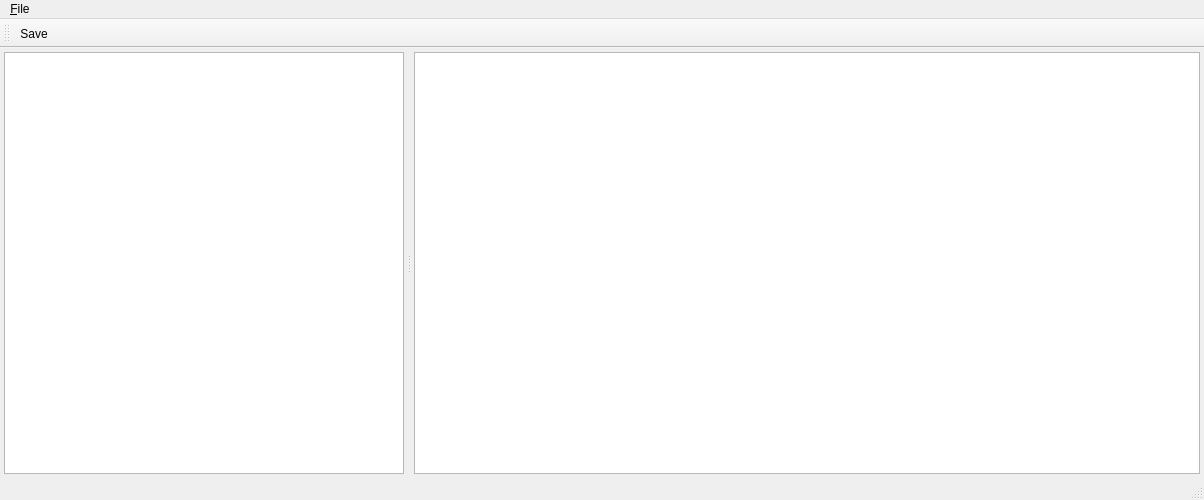
<?xml version="1.0" encoding="UTF-8"?>
<ui version="4.0">
 <class>MainWindow</class>
 <widget class="QMainWindow" name="MainWindow">
  <property name="geometry">
   <rect>
    <x>0</x>
    <y>0</y>
    <width>1204</width>
    <height>500</height>
   </rect>
  </property>
  <property name="windowTitle">
   <string>KEtcHosts</string>
  </property>
  <widget class="QWidget" name="centralWidget">
   <layout class="QVBoxLayout" name="verticalLayout">
    <property name="spacing">
     <number>4</number>
    </property>
    <property name="leftMargin">
     <number>4</number>
    </property>
    <property name="topMargin">
     <number>4</number>
    </property>
    <property name="rightMargin">
     <number>4</number>
    </property>
    <property name="bottomMargin">
     <number>4</number>
    </property>
    <item>
     <widget class="QSplitter" name="splitter">
      <property name="orientation">
       <enum>Qt::Horizontal</enum>
      </property>
      <property name="handleWidth">
       <number>10</number>
      </property>
      <property name="childrenCollapsible">
       <bool>false</bool>
      </property>
      <widget class="QListView" name="hostGroupsListView">
       <property name="sizePolicy">
        <sizepolicy hsizetype="Expanding" vsizetype="Expanding">
         <horstretch>0</horstretch>
         <verstretch>0</verstretch>
        </sizepolicy>
       </property>
       <property name="minimumSize">
        <size>
         <width>100</width>
         <height>0</height>
        </size>
       </property>
       <property name="maximumSize">
        <size>
         <width>400</width>
         <height>16777215</height>
        </size>
       </property>
       <property name="dragEnabled">
        <bool>true</bool>
       </property>
       <property name="defaultDropAction">
        <enum>Qt::MoveAction</enum>
       </property>
       <property name="alternatingRowColors">
        <bool>true</bool>
       </property>
       <property name="gridSize">
        <size>
         <width>0</width>
         <height>24</height>
        </size>
       </property>
      </widget>
      <widget class="QTextEdit" name="textEdit"/>
     </widget>
    </item>
   </layout>
  </widget>
  <widget class="QMenuBar" name="menuBar">
   <property name="geometry">
    <rect>
     <x>0</x>
     <y>0</y>
     <width>1204</width>
     <height>23</height>
    </rect>
   </property>
   <widget class="QMenu" name="menu_File">
    <property name="title">
     <string>&amp;File</string>
    </property>
    <addaction name="action_Save"/>
   </widget>
   <addaction name="menu_File"/>
  </widget>
  <widget class="QToolBar" name="mainToolBar">
   <attribute name="toolBarArea">
    <enum>TopToolBarArea</enum>
   </attribute>
   <attribute name="toolBarBreak">
    <bool>false</bool>
   </attribute>
   <addaction name="action_Save"/>
  </widget>
  <widget class="QStatusBar" name="statusBar"/>
  <action name="action_Save">
   <property name="icon">
    <iconset resource="icons.qrc">
     <normaloff>:/toolbar/icons/icons8-save-24.png</normaloff>:/toolbar/icons/icons8-save-24.png</iconset>
   </property>
   <property name="text">
    <string>&amp;Save</string>
   </property>
   <property name="toolTip">
    <string>Save current setting to hosts file</string>
   </property>
   <property name="shortcut">
    <string>Ctrl+S</string>
   </property>
  </action>
 </widget>
 <layoutdefault spacing="6" margin="11"/>
 <resources>
  <include location="icons.qrc"/>
 </resources>
 <connections/>
</ui>
